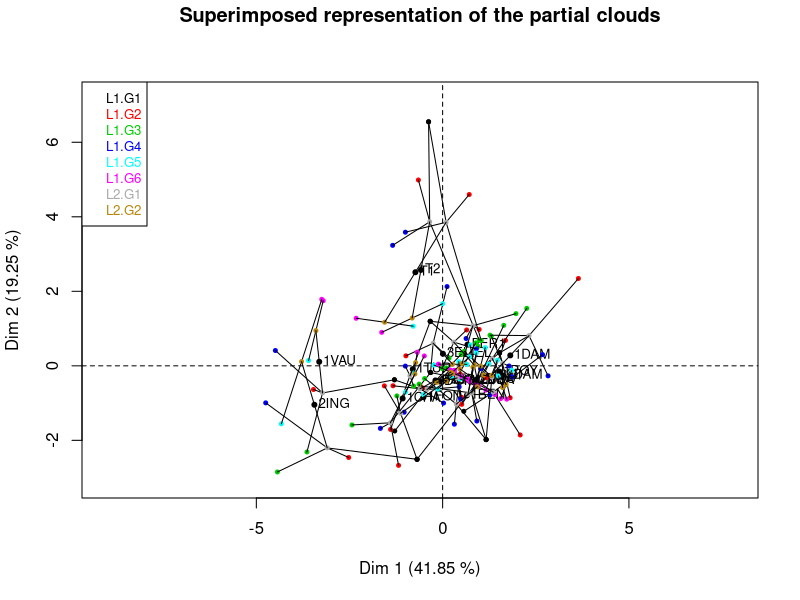
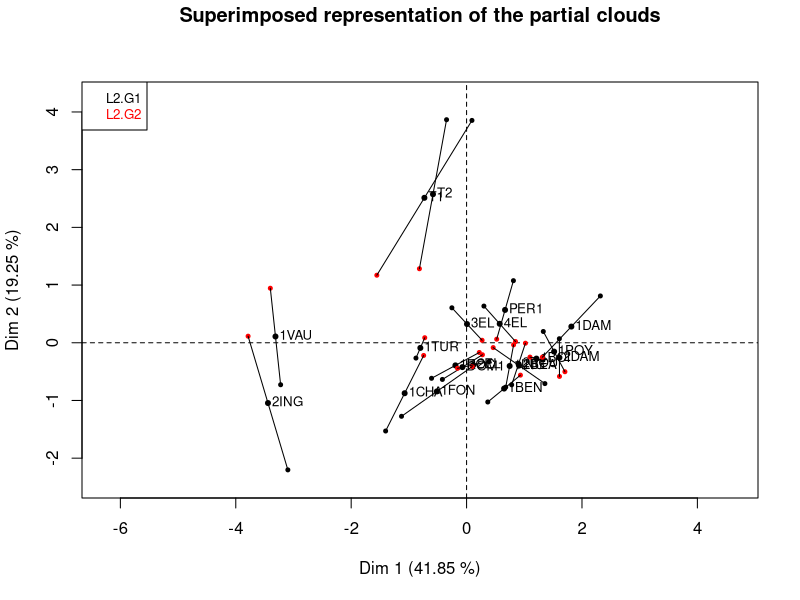
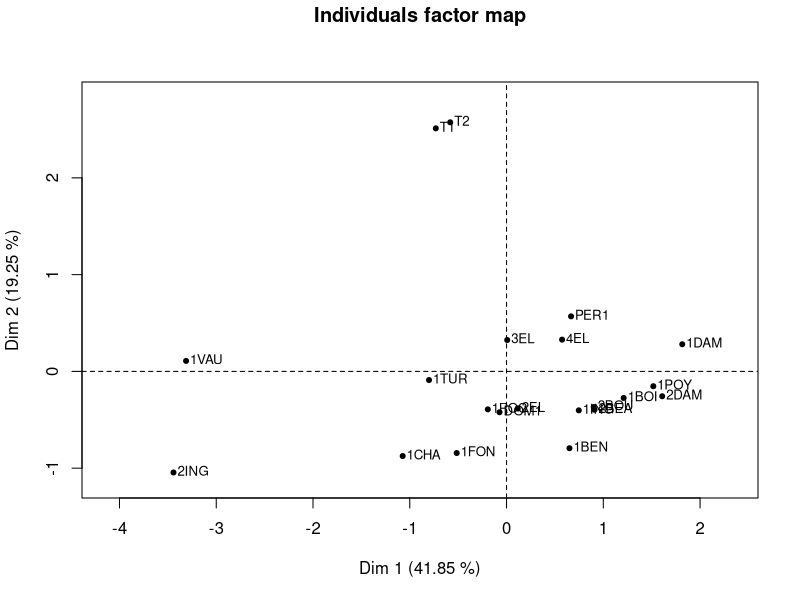
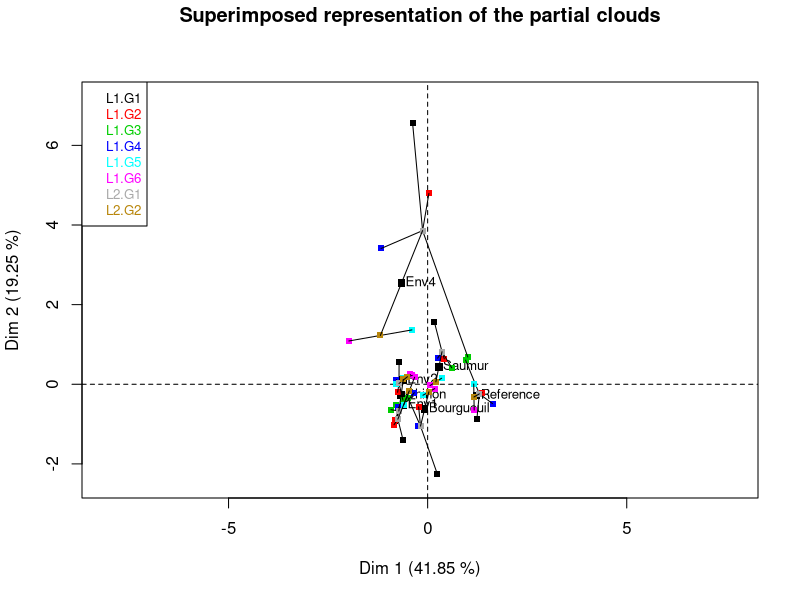
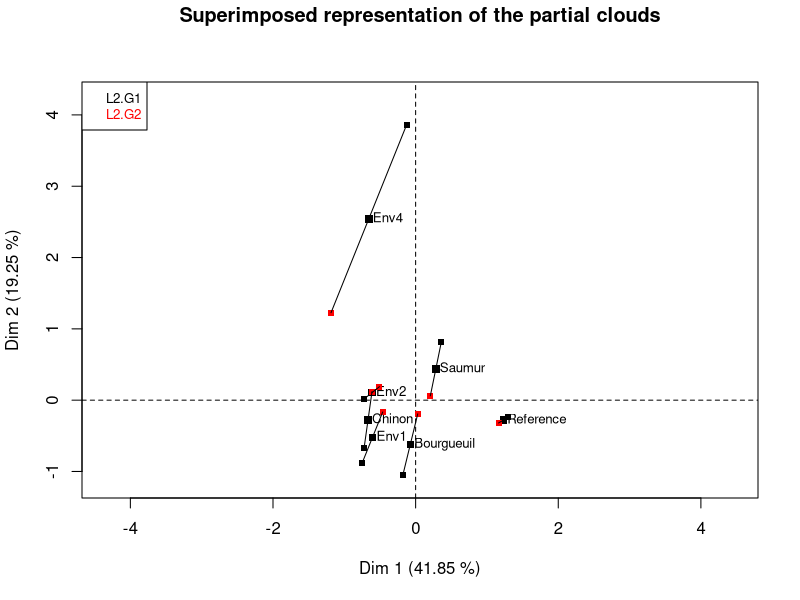
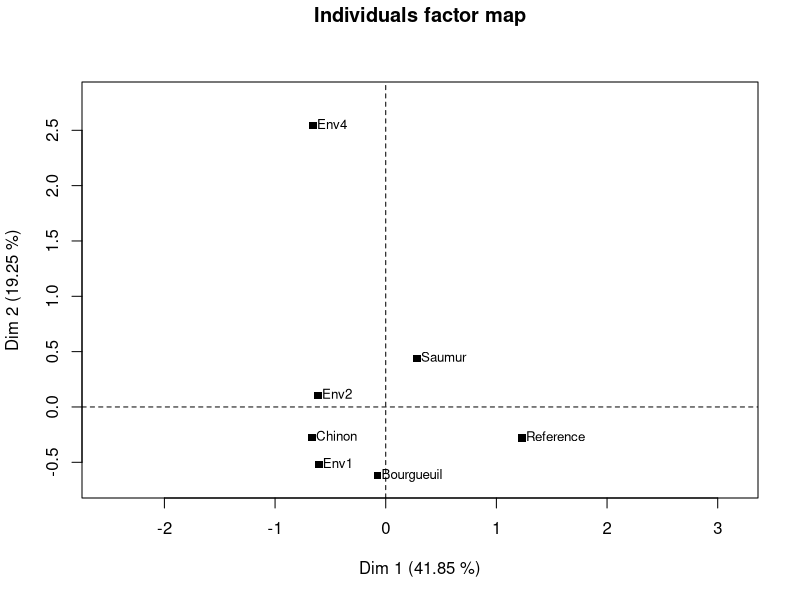

Recreate these plots in R, in order.
library(FactoMineR)


### Name: plot.HMFA
### Title: Draw the Hierarchical Multiple Factor Analysis (HMFA) graphs
### Aliases: plot.HMFA
### Keywords: dplot

### ** Examples

data(wine)
hierar <- list(c(2,5,3,10,9,2), c(4,2))
res.hmfa <- HMFA(wine, H = hierar, type=c("n",rep("s",5)), graph = FALSE)
plot(res.hmfa, invisible="quali")
plot(res.hmfa, invisible="ind")
